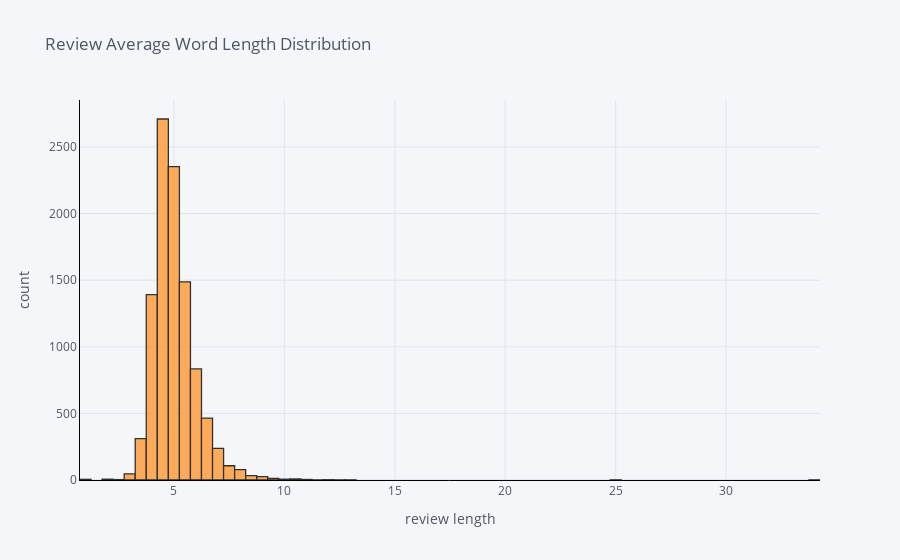

Write notebook code for a chart like this one.
### Markdown cell above
### Observations
- Just like the average words, we can see the same distributions, most of the reviews are very short

### Code cell
df['avg word_len'].iplot(
    kind='hist',
    bins=100,
    xTitle='review length',
    linecolor='black',
    yTitle='count',
    title='Review Average Word Length Distribution')

### Figure 1 — Plotly figure (JSON) as saved in the notebook; plotly's stock layout.template omitted (floating-point values rounded to 4 significant figures; data arrays with more than 128 entries replaced by an {"elided": "..."} marker saying what was removed)
{"data": [{"histfunc": "count", "histnorm": "", "marker": {"color": "rgba(255, 153, 51, 1.0)", "line": {"color": "#000000", "width": 1.3}}, "name": "avg word_len", "nbinsx": 100, "opacity": 0.8, "orientation": "v", "type": "histogram", "x": {"elided": "10131 float values"}}], "layout": {"barmode": "overlay", "legend": {"bgcolor": "#F5F6F9", "font": {"color": "#4D5663"}}, "paper_bgcolor": "#F5F6F9", "plot_bgcolor": "#F5F6F9", "title": {"font": {"color": "#4D5663"}, "text": "Review Average Word Length Distribution"}, "xaxis": {"gridcolor": "#E1E5ED", "linecolor": "black", "showgrid": true, "tickfont": {"color": "#4D5663"}, "title": {"font": {"color": "#4D5663"}, "text": "review length"}, "zerolinecolor": "#E1E5ED"}, "yaxis": {"gridcolor": "#E1E5ED", "linecolor": "black", "showgrid": true, "tickfont": {"color": "#4D5663"}, "title": {"font": {"color": "#4D5663"}, "text": "count"}, "zerolinecolor": "#E1E5ED"}}}
